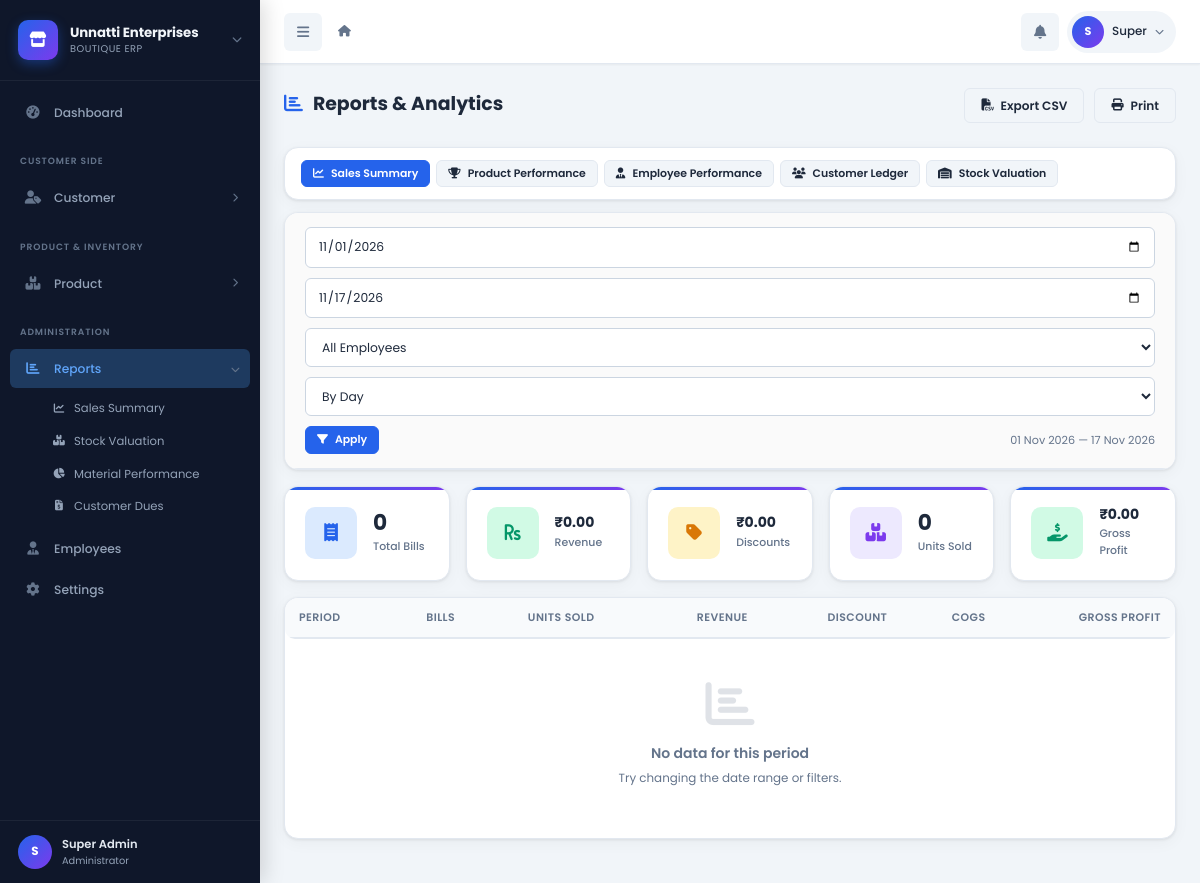
Page /admin/reports/index.php (signed in) on the committed database.
### tables this page shows
CREATE TABLE IF NOT EXISTS `users` (
  `id`                   INT AUTO_INCREMENT PRIMARY KEY,
  `employee_code`        VARCHAR(20)   UNIQUE,
  `full_name`            VARCHAR(100)  NOT NULL,
  `username`             VARCHAR(50)   UNIQUE NOT NULL,
  `password`             VARCHAR(255)  NOT NULL,
  `email`                VARCHAR(100)  DEFAULT NULL,
  `mobile`               VARCHAR(15)   DEFAULT NULL,
  `address`              TEXT,
  `role`                 ENUM('admin','employee') NOT NULL DEFAULT 'employee',
  `status`               ENUM('active','inactive') NOT NULL DEFAULT 'active',
  `joining_date`         DATE          DEFAULT NULL,
  `can_enter_stock`      TINYINT(1)    NOT NULL DEFAULT 1,
  `can_apply_discount`   TINYINT(1)    NOT NULL DEFAULT 0,
  `max_discount_pct`     DECIMAL(5,2)  NOT NULL DEFAULT 0.00,
  `last_login`           DATETIME      DEFAULT NULL,
  `created_by`           INT           DEFAULT NULL,
  `created_at`           TIMESTAMP     DEFAULT CURRENT_TIMESTAMP,
  `updated_at`           TIMESTAMP     DEFAULT CURRENT_TIMESTAMP ON UPDATE CURRENT_TIMESTAMP
);

### admin/reports/index.php (the view, shortened to what the rows shown need)
<?php
require_once dirname(dirname(__DIR__)) . '/config/config.php';
require_once dirname(dirname(__DIR__)) . '/includes/auth.php';
require_once dirname(dirname(__DIR__)) . '/includes/functions.php';
$report = sanitize($_GET['report'] ?? 'sales_summary');
$employees  = db()->fetchAll("SELECT id, full_name FROM users ORDER BY full_name");
include dirname(dirname(__DIR__)) . '/includes/header.php';
?>
<div class="page-header">
  <div class="page-header-left"><h1 class="page-title"><i class="fas fa-chart-bar text-primary" style="margin-right:10px"></i>Reports & Analytics</h1></div>
</div>
<div class="card">
  <div class="table-wrapper">
    <table id="reportTable">
      <?php if ($report === 'sales_summary'): ?>
      <thead><tr><th>Period</th><th class="text-center">Bills</th><th class="text-center">Units Sold</th><th class="text-right">Revenue</th><th class="text-right">Discount</th><th class="text-right">COGS</th><th class="text-right">Gross Profit</th></tr></thead>
      <?php endif; ?>
    </table>
  </div>
</div>
<?php include dirname(dirname(__DIR__)) . '/includes/footer.php'; ?>

### includes/header.php (shortened to what the rows shown need)
<?php
require_once dirname(__DIR__) . '/config/config.php';
require_once dirname(__DIR__) . '/includes/auth.php';
require_once dirname(__DIR__) . '/includes/functions.php';
$user         = currentUser();
?>
<!DOCTYPE html>
<html lang="en">
<head>
    <link rel="stylesheet" href="https://cdnjs.cloudflare.com/ajax/libs/font-awesome/6.5.0/css/all.min.css">
    <link rel="stylesheet" href="<?= APP_URL ?>/assets/css/style.css">
</head>
<body>
<div class="wrapper" id="wrapper">
    <?php
    $role = $user['role'] ?? 'employee';
    if ($role === 'admin') {
        include dirname(__DIR__) . '/includes/sidebar.php';
    } else {
        include dirname(__DIR__) . '/includes/employee_sidebar.php';
    }
    ?>
    <div class="main-content" id="mainContent">
        <header class="topbar" id="topbar">
            <div class="topbar-right">
                <div class="topbar-item dropdown" id="userDropdown">
                    <button class="topbar-user-btn" onclick="toggleDropdown('userMenu')">
                        <div class="user-avatar"><?= strtoupper(substr($user['name'], 0, 1)) ?></div>
                        <span class="user-name"><?= e(explode(' ', $user['name'])[0]) ?></span>
                        <i class="fas fa-chevron-down"></i>
                    </button>
                </div>
            </div>
        </header>
        <div class="content-area" id="contentArea">

### includes/sidebar.php (shortened to what the rows shown need)
<?php
$currentPath = $_SERVER['PHP_SELF'] ?? '';
$appUrl = APP_URL;
$businessName = getSetting('business_name', 'Unnatti Enterprises');
$businessLogo = getSetting('business_logo', '');
$activeProfile = getActiveProfile();
function isNavActive(string $path, string $current): string {
    return (strpos($current, $path) !== false) ? ' active' : '';
}
?>
<nav class="sidebar" id="sidebar">
    <div class="sidebar-brand brand-clickable" id="brandDropdownTrigger" onclick="toggleBrandDropdown(event)" title="Click to switch profile">
        <div class="brand-logo">
            <?php if ($activeProfile === 'fashion_kingdom'): ?>
                <div class="brand-icon brand-icon-fk"><i class="fas fa-crown"></i></div>
            <?php else: ?>
                <?php if ($businessLogo && file_exists(UPLOAD_PATH . 'logos/' . $businessLogo)): ?>
                    <img src="<?= $appUrl ?>/uploads/logos/<?= e($businessLogo) ?>" alt="Logo">
                <?php else: ?>
                    <div class="brand-icon"><i class="fas fa-store"></i></div>
                <?php endif; ?>
            <?php endif; ?>
        </div>
        <div class="brand-info">
            <h4 class="brand-name"><?= $activeProfile === 'fashion_kingdom' ? 'Fashion Kingdom' : e($businessName) ?></h4>
            <span class="brand-tagline"><?= $activeProfile === 'fashion_kingdom' ? 'Supplier &amp; Mills' : 'Boutique ERP' ?></span>
        </div>
        <div class="brand-arrow">
            <i class="fas fa-chevron-down"></i>
        </div>
    </div>
    <div class="sidebar-nav">
        <ul class="sidebar-menu">
            <?php if ($activeProfile === 'fashion_kingdom'): ?>
                <li class="nav-section-label"><span>Supplier Operations</span></li>
                <li class="nav-item<?= isNavActive('/admin/purchases/add.php', $currentPath) ?>">
                    <a href="<?= $appUrl ?>/admin/purchases/add.php">
                        <span class="nav-icon"><i class="fas fa-plus-circle" style="color:#10b981"></i></span>
                        <span class="nav-text">Stock Inward Entry</span>
                    </a>
                </li>
                <li class="nav-item<?= isNavActive('/admin/purchases/materials.php', $currentPath) ?>">
                    <a href="<?= $appUrl ?>/admin/purchases/materials.php">
                        <span class="nav-icon"><i class="fas fa-scroll" style="color:#3b82f6"></i></span>
                        <span class="nav-text">Material Stock &amp; Inventory</span>
                    </a>
                </li>
                <li class="nav-item<?= isNavActive('/admin/purchases/material_movements.php', $currentPath) ?>">
                    <a href="<?= $appUrl ?>/admin/purchases/material_movements.php">
                        <span class="nav-icon"><i class="fas fa-exchange-alt" style="color:#f59e0b"></i></span>
                        <span class="nav-text">Material Stock Movements</span>
                    </a>
                </li>
                <li class="nav-item<?= (isNavActive('/admin/purchases/index.php', $currentPath) || isNavActive('/admin/purchases/view.php', $currentPath)) ?>">
                    <a href="<?= $appUrl ?>/admin/purchases/index.php">
                        <span class="nav-icon"><i class="fas fa-file-invoice" style="color:#06b6d4"></i></span>
                        <span class="nav-text">Supplier Bills History</span>
                    </a>
                </li>
                <li class="nav-item<?= isNavActive('/admin/suppliers', $currentPath) ?>">
                    <a href="<?= $appUrl ?>/admin/suppliers/index.php">
                        <span class="nav-icon"><i class="fas fa-truck" style="color:#a855f7"></i></span>
                        <span class="nav-text">Suppliers &amp; Mills Directory</span>
                    </a>
                </li>
            <?php else: ?>
                <li class="nav-item<?= isNavActive('/admin/dashboard', $currentPath) ?>">
                    <a href="<?= $appUrl ?>/admin/dashboard.php">
                        <span class="nav-icon"><i class="fas fa-tachometer-alt"></i></span>
                        <span class="nav-text">Dashboard</span>
                    </a>
                </li>
                <li class="nav-section-label"><span>Customer Side</span></li>
                <?php
                $isCustomerActive = (strpos($currentPath, '/admin/billing') !== false || strpos($currentPath, '/admin/customers') !== false);
                ?>
                <li class="nav-item<?= $isCustomerActive ? ' active' : '' ?> has-submenu">
                    <a href="#" class="submenu-toggle" onclick="toggleSubmenu(this)">
                        <span class="nav-icon"><i class="fas fa-user-tag"></i></span>
                        <span class="nav-text">Customer</span>
                        <span class="nav-arrow"><i class="fas fa-chevron-right"></i></span>
                    </a>
                </li>
                <li class="nav-section-label"><span>Product &amp; Inventory</span></li>
                <?php
                $isProductActive = (strpos($currentPath, '/admin/products') !== false || strpos($currentPath, '/admin/stock') !== false || strpos($currentPath, '/admin/inventory') !== false);
                ?>
                <li class="nav-item<?= $isProductActive ? ' active' : '' ?> has-submenu">
                    <a href="#" class="submenu-toggle" onclick="toggleSubmenu(this)">
                        <span class="nav-icon"><i class="fas fa-boxes"></i></span>
                        <span class="nav-text">Product</span>
                        <span class="nav-arrow"><i class="fas fa-chevron-right"></i></span>
                    </a>
                </li>
                <li class="nav-section-label"><span>Administration</span></li>
                <li class="nav-item<?= isNavActive('/admin/reports', $currentPath) ?> has-submenu">
                    <a href="#" class="submenu-toggle" onclick="toggleSubmenu(this)">
                        <span class="nav-icon"><i class="fas fa-chart-bar"></i></span>
                        <span class="nav-text">Reports</span>
                        <span class="nav-arrow"><i class="fas fa-chevron-right"></i></span>
                    </a>
                    <ul class="submenu <?= strpos($currentPath, '/admin/reports') !== false ? 'open' : '' ?>">
                        <li><a href="<?= $appUrl ?>/admin/reports/index.php?report=sales_summary"><i class="fas fa-chart-line"></i> Sales Summary</a></li>
                        <li><a href="<?= $appUrl ?>/admin/reports/index.php?report=stock_valuation"><i class="fas fa-boxes"></i> Stock Valuation</a></li>
                        <li><a href="<?= $appUrl ?>/admin/reports/index.php?report=product_performance"><i class="fas fa-chart-pie"></i> Material Performance</a></li>
                        <li><a href="<?= $appUrl ?>/admin/reports/index.php?report=customer_ledger"><i class="fas fa-file-invoice-dollar"></i> Customer Dues</a></li>
                    </ul>
                </li>
                <li class="nav-item<?= isNavActive('/admin/employees', $currentPath) ?>">
                    <a href="<?= $appUrl ?>/admin/employees/index.php">
                        <span class="nav-icon"><i class="fas fa-user-tie"></i></span>
                        <span class="nav-text">Employees</span>
                    </a>
                </li>
                <li class="nav-item<?= isNavActive('/admin/settings', $currentPath) ?>">
                    <a href="<?= $appUrl ?>/admin/settings/index.php">
                        <span class="nav-icon"><i class="fas fa-cog"></i></span>
                        <span class="nav-text">Settings</span>
                    </a>
                </li>
            <?php endif; ?>
        </ul>
    </div>
    <div class="sidebar-footer">
        <div class="sidebar-user">
            <div class="user-avatar-sm"><?= strtoupper(substr($user['name'] ?? 'A', 0, 1)) ?></div>
            <div class="user-info">
                <span class="user-name-sm"><?= e($user['name'] ?? 'Admin') ?></span>
                <span class="user-role-sm">Administrator</span>
            </div>
        </div>
    </div>
</nav>

### rows in the picture
users: full_name "S", full_name "Super Admin", full_name "Super"

### other values in the picture
$businessName "Unnatti Enterprises"
$tab['label'] "Sales Summary"
$tab['label'] "Product Performance"
$tab['label'] "Employee Performance"
$tab['label'] "Customer Ledger"
$tab['label'] "Stock Valuation"
date('d M Y', strtotime($from)) "01 Nov 2026"
date('d M Y', strtotime($to)) "17 Nov 2026"
$summary['bills'] "0"
formatCurrency($summary['total_revenue']) "₹0.00"
formatCurrency($summary['total_discount']) "₹0.00"
$summary['total_qty'] "0"
formatCurrency($summary['total_revenue'] - $summary['total_cogs']) "₹0.00"
